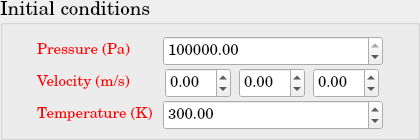
       <widget class="QGroupBox" name="SP_InitialCondition">
        <property name="minimumSize">
         <size>
          <width>420</width>
          <height>140</height>
         </size>
        </property>
        <property name="maximumSize">
         <size>
          <width>420</width>
          <height>140</height>
         </size>
        </property>
        <property name="font">
         <font>
          <family>Century Schoolbook L</family>
          <pointsize>14</pointsize>
          <weight>50</weight>
          <bold>false</bold>
         </font>
        </property>
        <property name="title">
         <string>Initial conditions</string>
        </property>
        <layout class="QGridLayout" name="gridLayout_78">
         <item row="0" column="0">
          <layout class="QGridLayout" name="gridLayout_39">
           <item row="0" column="0">
            <widget class="QLabel" name="SP_Pressure_IC">
             <property name="minimumSize">
              <size>
               <width>120</width>
               <height>30</height>
              </size>
             </property>
             <property name="maximumSize">
              <size>
               <width>120</width>
               <height>30</height>
              </size>
             </property>
             <property name="font">
              <font>
               <pointsize>11</pointsize>
              </font>
             </property>
             <property name="text">
              <string>&lt;html&gt;&lt;head/&gt;&lt;body&gt;&lt;p&gt;&lt;span style=&quot; color:#ff0000;&quot;&gt;Pressure (Pa)&lt;/span&gt;&lt;/p&gt;&lt;/body&gt;&lt;/html&gt;</string>
             </property>
            </widget>
           </item>
           <item row="0" column="1">
            <widget class="QDoubleSpinBox" name="SP_Pressure_IC_doubleSpinBox">
             <property name="minimumSize">
              <size>
               <width>220</width>
               <height>30</height>
              </size>
             </property>
             <property name="maximumSize">
              <size>
               <width>220</width>
               <height>30</height>
              </size>
             </property>
             <property name="font">
              <font>
               <pointsize>11</pointsize>
              </font>
             </property>
             <property name="minimum">
              <double>1.000000000000000</double>
             </property>
             <property name="maximum">
              <double>1000000000.000000000000000</double>
             </property>
             <property name="value">
              <double>100000.000000000000000</double>
             </property>
            </widget>
           </item>
           <item row="1" column="0">
            <widget class="QLabel" name="SP_Velocity_IC">
             <property name="minimumSize">
              <size>
               <width>120</width>
               <height>30</height>
              </size>
             </property>
             <property name="maximumSize">
              <size>
               <width>120</width>
               <height>30</height>
              </size>
             </property>
             <property name="font">
              <font>
               <pointsize>11</pointsize>
              </font>
             </property>
             <property name="text">
              <string>&lt;html&gt;&lt;head/&gt;&lt;body&gt;&lt;p&gt;&lt;span style=&quot; color:#ff0000;&quot;&gt;Velocity (m/s) &lt;/span&gt;&lt;/p&gt;&lt;/body&gt;&lt;/html&gt;</string>
             </property>
            </widget>
           </item>
           <item row="1" column="1">
            <layout class="QHBoxLayout" name="horizontalLayout_17">
             <item>
              <widget class="QDoubleSpinBox" name="SP_Velocity_1d_IC_doubleSpinBox">
               <property name="minimumSize">
                <size>
                 <width>66</width>
                 <height>30</height>
                </size>
               </property>
               <property name="maximumSize">
                <size>
                 <width>66</width>
                 <height>30</height>
                </size>
               </property>
               <property name="font">
                <font>
                 <pointsize>11</pointsize>
                </font>
               </property>
               <property name="minimum">
                <double>-1000000000.000000000000000</double>
               </property>
               <property name="maximum">
                <double>1000000000.000000000000000</double>
               </property>
              </widget>
             </item>
             <item>
              <widget class="QDoubleSpinBox" name="SP_Velocity_2d_IC_doubleSpinBox">
               <property name="minimumSize">
                <size>
                 <width>66</width>
                 <height>30</height>
                </size>
               </property>
               <property name="maximumSize">
                <size>
                 <width>66</width>
                 <height>30</height>
                </size>
               </property>
               <property name="font">
                <font>
                 <pointsize>11</pointsize>
                </font>
               </property>
               <property name="minimum">
                <double>-1000000000.000000000000000</double>
               </property>
               <property name="maximum">
                <double>1000000000.000000000000000</double>
               </property>
              </widget>
             </item>
             <item>
              <widget class="QDoubleSpinBox" name="SP_Velocity_3d_IC_doubleSpinBox">
               <property name="minimumSize">
                <size>
                 <width>66</width>
                 <height>30</height>
                </size>
               </property>
               <property name="maximumSize">
                <size>
                 <width>66</width>
                 <height>30</height>
                </size>
               </property>
               <property name="font">
                <font>
                 <pointsize>11</pointsize>
                </font>
               </property>
               <property name="minimum">
                <double>-1000000000.000000000000000</double>
               </property>
               <property name="maximum">
                <double>1000000000.000000000000000</double>
               </property>
              </widget>
             </item>
            </layout>
           </item>
           <item row="2" column="0">
            <widget class="QLabel" name="SP_Temperature_IC">
             <property name="minimumSize">
              <size>
               <width>120</width>
               <height>30</height>
              </size>
             </property>
             <property name="maximumSize">
              <size>
               <width>120</width>
               <height>30</height>
              </size>
             </property>
             <property name="font">
              <font>
               <pointsize>11</pointsize>
              </font>
             </property>
             <property name="text">
              <string>&lt;html&gt;&lt;head/&gt;&lt;body&gt;&lt;p&gt;&lt;span style=&quot; color:#ff0000;&quot;&gt;Temperature (K)&lt;/span&gt;&lt;/p&gt;&lt;/body&gt;&lt;/html&gt;</string>
             </property>
            </widget>
           </item>
           <item row="2" column="1">
            <widget class="QDoubleSpinBox" name="SP_Temperature_IC_doubleSpinBox">
             <property name="minimumSize">
              <size>
               <width>220</width>
               <height>30</height>
              </size>
             </property>
             <property name="maximumSize">
              <size>
               <width>200</width>
               <height>30</height>
              </size>
             </property>
             <property name="font">
              <font>
               <pointsize>11</pointsize>
              </font>
             </property>
             <property name="minimum">
              <double>100.000000000000000</double>
             </property>
             <property name="maximum">
              <double>1000000000.000000000000000</double>
             </property>
             <property name="value">
              <double>300.000000000000000</double>
             </property>
            </widget>
           </item>
          </layout>
         </item>
        </layout>
       </widget>
